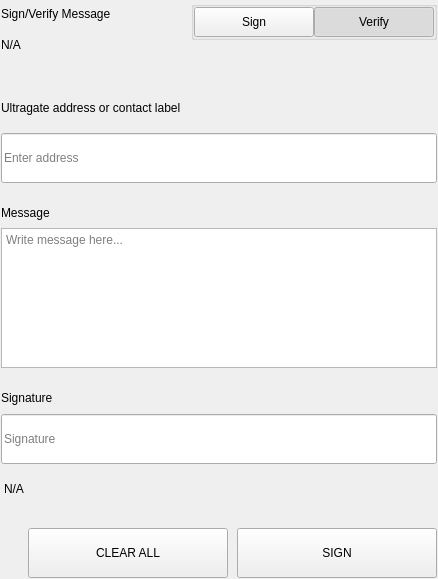
<?xml version="1.0" encoding="UTF-8"?>
<ui version="4.0">
 <class>SettingsSignMessageWidgets</class>
 <widget class="QWidget" name="SettingsSignMessageWidgets">
  <property name="geometry">
   <rect>
    <x>0</x>
    <y>0</y>
    <width>438</width>
    <height>579</height>
   </rect>
  </property>
  <property name="windowTitle">
   <string>Form</string>
  </property>
  <layout class="QVBoxLayout" name="verticalLayout">
   <property name="spacing">
    <number>0</number>
   </property>
   <property name="leftMargin">
    <number>0</number>
   </property>
   <property name="topMargin">
    <number>0</number>
   </property>
   <property name="rightMargin">
    <number>0</number>
   </property>
   <property name="bottomMargin">
    <number>0</number>
   </property>
   <item>
    <widget class="QWidget" name="left" native="true">
     <layout class="QVBoxLayout" name="verticalLayout_3">
      <property name="leftMargin">
       <number>0</number>
      </property>
      <property name="topMargin">
       <number>0</number>
      </property>
      <property name="rightMargin">
       <number>0</number>
      </property>
      <property name="bottomMargin">
       <number>0</number>
      </property>
      <item>
       <widget class="QWidget" name="container_sign" native="true">
        <layout class="QVBoxLayout" name="verticalLayout_2">
         <property name="spacing">
          <number>0</number>
         </property>
         <property name="leftMargin">
          <number>1</number>
         </property>
         <property name="topMargin">
          <number>1</number>
         </property>
         <property name="rightMargin">
          <number>1</number>
         </property>
         <property name="bottomMargin">
          <number>1</number>
         </property>
         <item>
          <layout class="QHBoxLayout" name="horizontalLayout_3" stretch="3,1">
           <property name="spacing">
            <number>40</number>
           </property>
           <item>
            <layout class="QVBoxLayout" name="verticalLayoutTitle">
             <property name="spacing">
              <number>5</number>
             </property>
             <item>
              <widget class="QLabel" name="labelTitle">
               <property name="text">
                <string>Sign/Verify Message</string>
               </property>
              </widget>
             </item>
             <item>
              <widget class="QLabel" name="labelSubtitle1">
               <property name="text">
                <string notr="true">N/A</string>
               </property>
               <property name="wordWrap">
                <bool>true</bool>
               </property>
              </widget>
             </item>
            </layout>
           </item>
           <item alignment="Qt::AlignRight|Qt::AlignTop">
            <widget class="QWidget" name="containerSwitch" native="true">
             <property name="styleSheet">
              <string notr="true">#containerSwitch{
	padding-top:9px;
}</string>
             </property>
             <layout class="QVBoxLayout" name="verticalLayout_6">
              <property name="spacing">
               <number>4</number>
              </property>
              <property name="leftMargin">
               <number>0</number>
              </property>
              <property name="topMargin">
               <number>0</number>
              </property>
              <property name="rightMargin">
               <number>0</number>
              </property>
              <property name="bottomMargin">
               <number>0</number>
              </property>
              <item alignment="Qt::AlignRight">
               <widget class="QGroupBox" name="groupBox">
                <property name="sizePolicy">
                 <sizepolicy hsizetype="Fixed" vsizetype="Preferred">
                  <horstretch>0</horstretch>
                  <verstretch>0</verstretch>
                 </sizepolicy>
                </property>
                <property name="title">
                 <string/>
                </property>
                <property name="alignment">
                 <set>Qt::AlignRight|Qt::AlignTop|Qt::AlignTrailing</set>
                </property>
                <layout class="QHBoxLayout" name="horizontalLayout_4">
                 <property name="spacing">
                  <number>0</number>
                 </property>
                 <property name="leftMargin">
                  <number>0</number>
                 </property>
                 <property name="topMargin">
                  <number>0</number>
                 </property>
                 <property name="rightMargin">
                  <number>0</number>
                 </property>
                 <property name="bottomMargin">
                  <number>0</number>
                 </property>
                 <item>
                  <widget class="QPushButton" name="pushSign">
                   <property name="minimumSize">
                    <size>
                     <width>120</width>
                     <height>30</height>
                    </size>
                   </property>
                   <property name="maximumSize">
                    <size>
                     <width>120</width>
                     <height>30</height>
                    </size>
                   </property>
                   <property name="focusPolicy">
                    <enum>Qt::NoFocus</enum>
                   </property>
                   <property name="text">
                    <string>Sign</string>
                   </property>
                   <property name="checkable">
                    <bool>true</bool>
                   </property>
                   <property name="autoExclusive">
                    <bool>true</bool>
                   </property>
                  </widget>
                 </item>
                 <item>
                  <widget class="QPushButton" name="pushVerify">
                   <property name="minimumSize">
                    <size>
                     <width>120</width>
                     <height>30</height>
                    </size>
                   </property>
                   <property name="maximumSize">
                    <size>
                     <width>120</width>
                     <height>30</height>
                    </size>
                   </property>
                   <property name="focusPolicy">
                    <enum>Qt::NoFocus</enum>
                   </property>
                   <property name="text">
                    <string>Verify</string>
                   </property>
                   <property name="checkable">
                    <bool>true</bool>
                   </property>
                   <property name="checked">
                    <bool>true</bool>
                   </property>
                   <property name="autoExclusive">
                    <bool>true</bool>
                   </property>
                  </widget>
                 </item>
                </layout>
               </widget>
              </item>
              <item alignment="Qt::AlignHCenter|Qt::AlignTop">
               <widget class="QLabel" name="labelSubtitleSwitch">
                <property name="text">
                 <string/>
                </property>
                <property name="alignment">
                 <set>Qt::AlignRight|Qt::AlignTrailing|Qt::AlignVCenter</set>
                </property>
               </widget>
              </item>
             </layout>
            </widget>
           </item>
          </layout>
         </item>
         <item>
          <spacer name="verticalSpacer_2">
           <property name="orientation">
            <enum>Qt::Vertical</enum>
           </property>
           <property name="sizeType">
            <enum>QSizePolicy::Fixed</enum>
           </property>
           <property name="sizeHint" stdset="0">
            <size>
             <width>20</width>
             <height>40</height>
            </size>
           </property>
          </spacer>
         </item>
         <item>
          <widget class="QWidget" name="containerAddress" native="true">
           <property name="sizePolicy">
            <sizepolicy hsizetype="Preferred" vsizetype="Fixed">
             <horstretch>0</horstretch>
             <verstretch>0</verstretch>
            </sizepolicy>
           </property>
           <layout class="QVBoxLayout" name="verticalLayout_5" stretch="0,0">
            <property name="spacing">
             <number>15</number>
            </property>
            <property name="leftMargin">
             <number>0</number>
            </property>
            <property name="topMargin">
             <number>0</number>
            </property>
            <property name="rightMargin">
             <number>0</number>
            </property>
            <property name="bottomMargin">
             <number>0</number>
            </property>
            <item>
             <widget class="QLabel" name="labelSubtitleAddress">
              <property name="minimumSize">
               <size>
                <width>0</width>
                <height>20</height>
               </size>
              </property>
              <property name="maximumSize">
               <size>
                <width>16777215</width>
                <height>20</height>
               </size>
              </property>
              <property name="text">
               <string>Ultragate address or contact label</string>
              </property>
             </widget>
            </item>
            <item>
             <widget class="QLineEdit" name="addressIn_SM">
              <property name="minimumSize">
               <size>
                <width>0</width>
                <height>50</height>
               </size>
              </property>
              <property name="maximumSize">
               <size>
                <width>16777215</width>
                <height>50</height>
               </size>
              </property>
              <property name="placeholderText">
               <string>Enter address</string>
              </property>
             </widget>
            </item>
           </layout>
          </widget>
         </item>
         <item>
          <spacer name="verticalSpacer_3">
           <property name="orientation">
            <enum>Qt::Vertical</enum>
           </property>
           <property name="sizeType">
            <enum>QSizePolicy::Fixed</enum>
           </property>
           <property name="sizeHint" stdset="0">
            <size>
             <width>20</width>
             <height>20</height>
            </size>
           </property>
          </spacer>
         </item>
         <item>
          <layout class="QVBoxLayout" name="verticalLayout_9">
           <property name="spacing">
            <number>5</number>
           </property>
           <item>
            <widget class="QLabel" name="labelSubtitleMessage">
             <property name="minimumSize">
              <size>
               <width>0</width>
               <height>20</height>
              </size>
             </property>
             <property name="maximumSize">
              <size>
               <width>16777215</width>
               <height>20</height>
              </size>
             </property>
             <property name="text">
              <string>Message</string>
             </property>
            </widget>
           </item>
           <item>
            <widget class="QPlainTextEdit" name="messageIn_SM">
             <property name="minimumSize">
              <size>
               <width>0</width>
               <height>140</height>
              </size>
             </property>
             <property name="maximumSize">
              <size>
               <width>16777215</width>
               <height>140</height>
              </size>
             </property>
             <property name="placeholderText">
              <string>Write message here...</string>
             </property>
            </widget>
           </item>
          </layout>
         </item>
         <item>
          <spacer name="verticalSpacer_4">
           <property name="orientation">
            <enum>Qt::Vertical</enum>
           </property>
           <property name="sizeType">
            <enum>QSizePolicy::Fixed</enum>
           </property>
           <property name="sizeHint" stdset="0">
            <size>
             <width>20</width>
             <height>20</height>
            </size>
           </property>
          </spacer>
         </item>
         <item>
          <widget class="QWidget" name="widget" native="true">
           <property name="minimumSize">
            <size>
             <width>0</width>
             <height>75</height>
            </size>
           </property>
           <property name="maximumSize">
            <size>
             <width>16777215</width>
             <height>16777215</height>
            </size>
           </property>
           <layout class="QVBoxLayout" name="verticalLayout_4">
            <property name="leftMargin">
             <number>0</number>
            </property>
            <property name="topMargin">
             <number>0</number>
            </property>
            <property name="rightMargin">
             <number>0</number>
            </property>
            <property name="bottomMargin">
             <number>0</number>
            </property>
            <item>
             <widget class="QLabel" name="labelSubtitleSignature">
              <property name="minimumSize">
               <size>
                <width>0</width>
                <height>20</height>
               </size>
              </property>
              <property name="maximumSize">
               <size>
                <width>16777215</width>
                <height>20</height>
               </size>
              </property>
              <property name="text">
               <string>Signature</string>
              </property>
             </widget>
            </item>
            <item>
             <widget class="QLineEdit" name="signatureOut_SM">
              <property name="minimumSize">
               <size>
                <width>0</width>
                <height>50</height>
               </size>
              </property>
              <property name="placeholderText">
               <string>Signature</string>
              </property>
             </widget>
            </item>
           </layout>
          </widget>
         </item>
         <item>
          <widget class="QLabel" name="statusLabel_SM">
           <property name="styleSheet">
            <string notr="true">padding-top:5px;</string>
           </property>
           <property name="text">
            <string notr="true">N/A</string>
           </property>
          </widget>
         </item>
         <item>
          <spacer name="verticalSpacer">
           <property name="orientation">
            <enum>Qt::Vertical</enum>
           </property>
           <property name="sizeType">
            <enum>QSizePolicy::Fixed</enum>
           </property>
           <property name="sizeHint" stdset="0">
            <size>
             <width>20</width>
             <height>20</height>
            </size>
           </property>
          </spacer>
         </item>
         <item>
          <layout class="QHBoxLayout" name="horizontalLayout_7">
           <property name="spacing">
            <number>9</number>
           </property>
           <item>
            <spacer name="horizontalSpacer_5">
             <property name="orientation">
              <enum>Qt::Horizontal</enum>
             </property>
             <property name="sizeType">
              <enum>QSizePolicy::Expanding</enum>
             </property>
             <property name="sizeHint" stdset="0">
              <size>
               <width>40</width>
               <height>20</height>
              </size>
             </property>
            </spacer>
           </item>
           <item>
            <widget class="QPushButton" name="pushButtonClear">
             <property name="minimumSize">
              <size>
               <width>200</width>
               <height>50</height>
              </size>
             </property>
             <property name="focusPolicy">
              <enum>Qt::NoFocus</enum>
             </property>
             <property name="text">
              <string>CLEAR ALL</string>
             </property>
            </widget>
           </item>
           <item>
            <widget class="QPushButton" name="pushButtonSave">
             <property name="minimumSize">
              <size>
               <width>200</width>
               <height>50</height>
              </size>
             </property>
             <property name="maximumSize">
              <size>
               <width>200</width>
               <height>50</height>
              </size>
             </property>
             <property name="focusPolicy">
              <enum>Qt::NoFocus</enum>
             </property>
             <property name="text">
              <string>SIGN</string>
             </property>
            </widget>
           </item>
          </layout>
         </item>
        </layout>
       </widget>
      </item>
     </layout>
    </widget>
   </item>
  </layout>
 </widget>
 <resources/>
 <connections/>
</ui>
